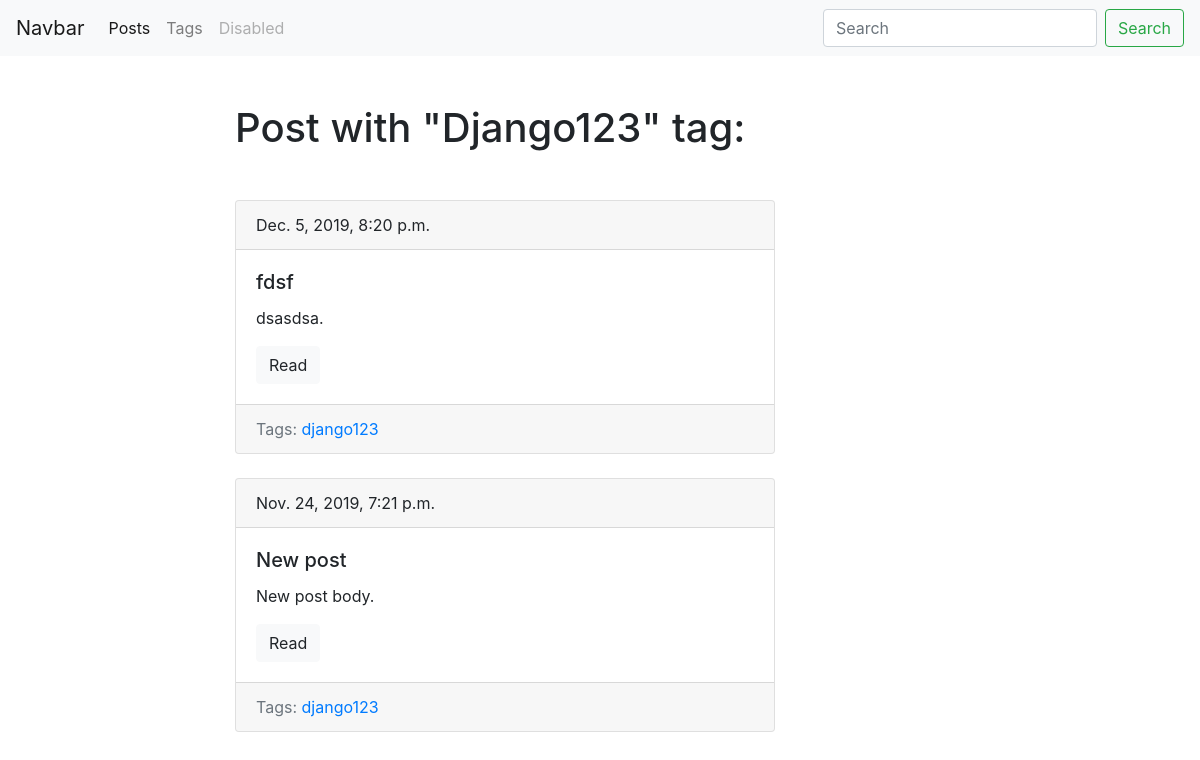
/blog/tags/django123/, run on the app's committed database.
### bloggg/models.py (models this page shows, shortened)
class Tag(models.Model):
    title = models.CharField(max_length=50)
    slug = models.SlugField(max_length=50, unique=True)
    def get_absolute_url(self):
        return reverse('tag_detail_url', kwargs={'slug':self.slug})

class Post(models.Model):
    title = models.CharField(max_length=150, db_index=True)
    slug = models.SlugField(max_length=150, blank = True, unique=True)
    body = models.TextField(blank=True, db_index=True)
    tags = models.ManyToManyField('Tag', blank=True, related_name='posts')
    date_pub = models.DateTimeField(auto_now_add=True)
    def get_absolute_url(self):
        return reverse('post_detail_url', kwargs={'slug': self.slug})

### bloggg/views.py (the view)
# urls.py: path('tags/<str:slug>/', TagDetail.as_view(), name='tag_detail_url'),
class TagDetail(ObjectDetailMixin, View):
    model = Tag
    template = 'bloggg/tag_detail.html'

### bloggg/utils.py (called while the page is built)
    def get(self, request, slug):
        obj = get_object_or_404(self.model, slug__iexact=slug)
        return render(request, self.template, context={self.model.__name__.lower(): obj})

### bloggg/templates/bloggg/tag_detail.html (shortened to what this page needs)
{% extends 'bloggg/base.blog.html' %}
{% block content %}
    <h1 class="mb-5"> Post with "{{ tag.title|title }}" tag: </h1>
    {% for post in tag.posts.all %}
        {% include 'bloggg/includes/post_card_template.html' %}
    {% endfor %}
{% endblock %}

### bloggg/templates/bloggg/base.blog.html
{% extends 'base.html'%}

### tamplates/base.html (shortened to what this page needs)
<!DOCTYPE html>
<html lang="en">
<head>
    <link rel="stylesheet" href="https://stackpath.bootstrapcdn.com/bootstrap/4.3.1/css/bootstrap.min.css">
</head>
<body>
    <nav class="navbar navbar-expand-lg navbar-light bg-light">
    <a class="navbar-brand" href="#">Navbar</a>
    <div class="collapse navbar-collapse" id="navbarSupportedContent">
    <ul class="navbar-nav mr-auto">
      <li class="nav-item active">
        <a class="nav-link" href="{% url 'post_list_url' %}">Posts</a>
      </li>
      <li class="nav-item">
        <a class="nav-link" href="{% url 'tags_list_url' %}">Tags</a>
      </li>
      <li class="nav-item">
        <a class="nav-link disabled" href="#" tabindex="-1" aria-disabled="true">Disabled</a>
      </li>
    </ul>
    <form class="form-inline my-2 my-lg-0">
      <input class="form-control mr-sm-2" type="search" placeholder="Search" aria-label="Search">
      <button class="btn btn-outline-success my-2 my-sm-0" type="submit">Search</button>
    </form>
    </div>
    </nav>
    <div class="container mt-5">
        <div class="row">
            <div class="col-6 offset-md-2">
                {% block content %}{% endblock %}
            </div>
        </div>
    </div>
</body>
</html>

### bloggg/templates/bloggg/includes/post_card_template.html
<div class="card mb-4">
  <div class="card-header">
    {{ post.date_pub }}
  </div>
  <div class="card-body">
    <h5 class="card-title">{{ post.title }}</h5>
    <p class="card-text">{{post.body| truncatewords:15}}.</p>
    <a href="{{ post.get_absolute_url }}" class="btn btn-light">Read</a>
  </div>
    <div class="card-footer text-muted">
       Tags:
        {% for tag in post.tags.all %}
            <a href="{{ tag.get_absolute_url }}"> {{ tag.title }}</a>
        {% endfor %}
    </div>
</div>

### data on the page
Tag: title "Django123", title "django123"
Post: date_pub "Dec. 5, 2019, 8:20 p.m.", title "fdsf", body "dsasdsa"
Post: date_pub "Nov. 24, 2019, 7:21 p.m.", title "New post", body "New post body"
